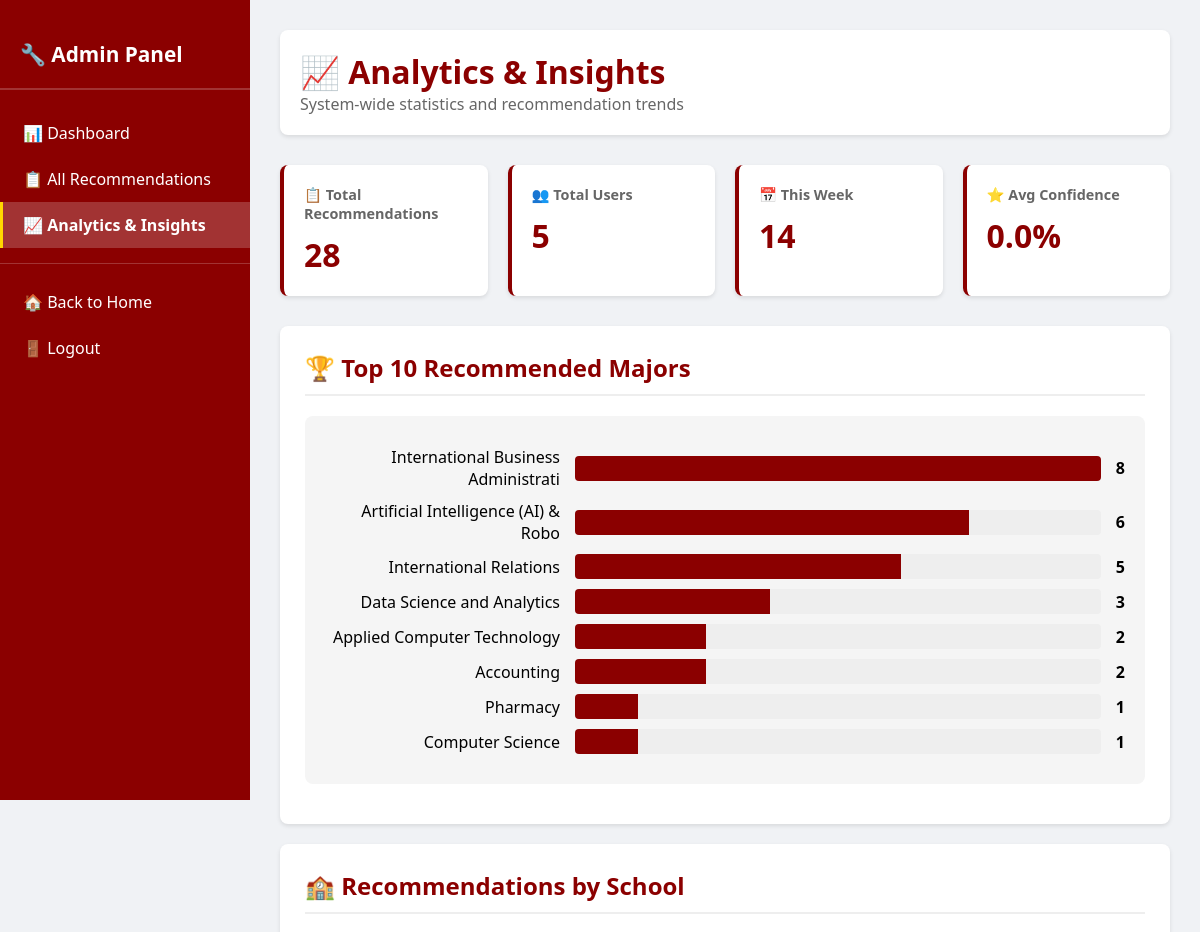
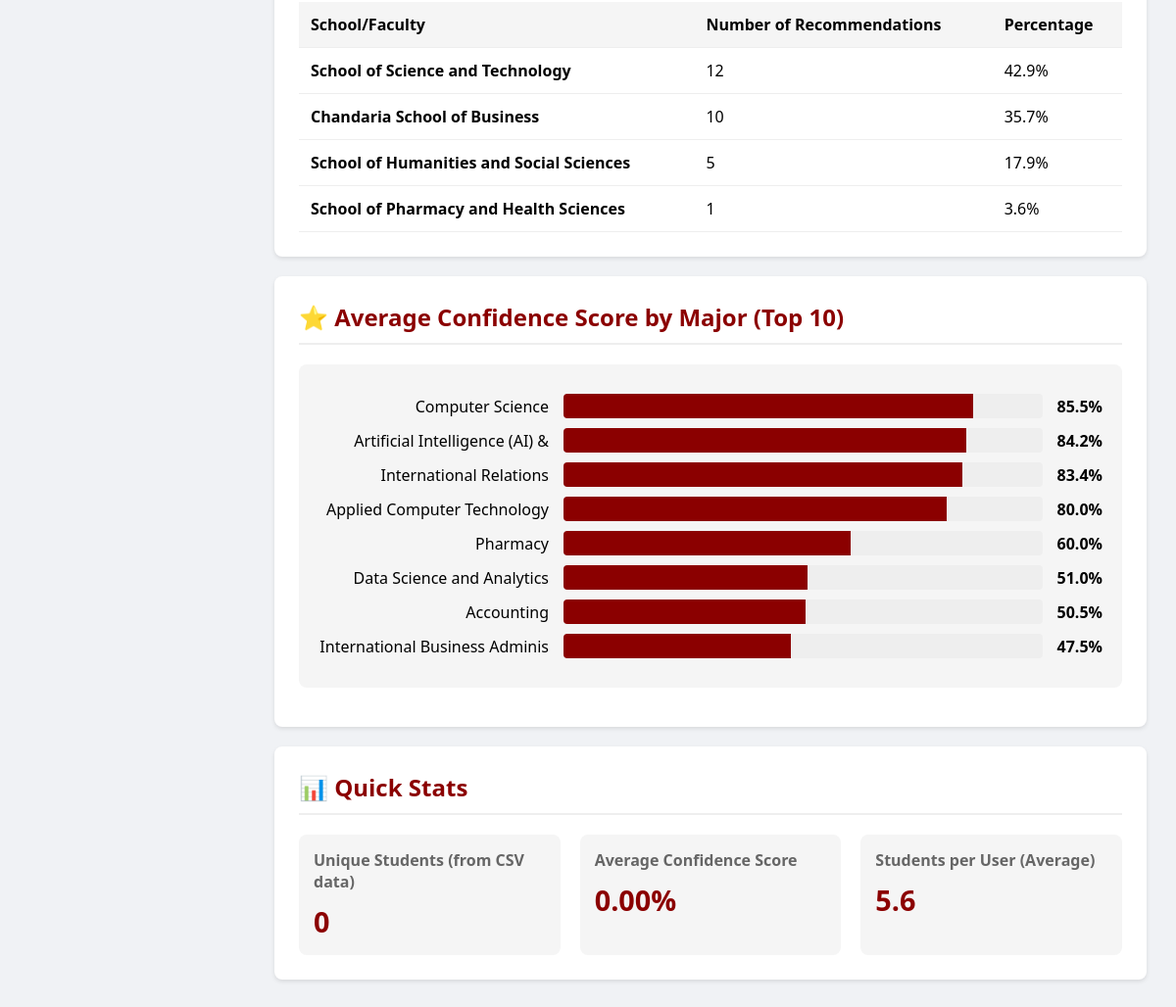
/admin/analytics (signed in), run on the app's committed database (2 pictures, top to bottom).
### app.py (models this page shows)
class Result(db.Model):
    id = db.Column(db.Integer, primary_key=True)
    major = db.Column(db.String(100), nullable=False)
    school = db.Column(db.String(100), nullable=False)
    confidence = db.Column(db.Float, nullable=False)
    timestamp = db.Column(db.DateTime, nullable=False, default=datetime.utcnow)
    user_id = db.Column(db.Integer, db.ForeignKey('user.id'), nullable=False)

### app.py (the view)
@app.route('/admin/analytics')
@login_required
def admin_analytics():
    if not current_user.is_admin:
        flash('Access Denied: Administrators only.', 'danger')
        return redirect(url_for('index'))
    total_recommendations = Result.query.count()
    total_users = User.query.count()
    top_majors = db.session.query(
        Result.major,
        func.count(Result.id).label('count')
    ).group_by(Result.major).order_by(desc(func.count(Result.id))).limit(10).all()
    top_schools = db.session.query(
        Result.school,
        func.count(Result.id).label('count')
    ).group_by(Result.school).order_by(desc(func.count(Result.id))).all()
    avg_confidence = db.session.query(
        Result.major,
        func.avg(Result.confidence).label('avg_conf')
    ).group_by(Result.major).order_by(desc(func.avg(Result.confidence))).limit(10).all()
    from datetime import timedelta
    week_ago = datetime.utcnow() - timedelta(days=7)
    recent_count = Result.query.filter(Result.timestamp >= week_ago).count()
    analytics_data = {
        'total_recommendations': total_recommendations,
        'total_users': total_users,
        'top_majors': top_majors,
        'top_schools': top_schools,
        'avg_confidence': avg_confidence,
        'last_week_count': recent_count,
        'csv_stats': get_recommendation_statistics()
    }
    return render_template('admin_analytics.html', analytics=analytics_data)

### app.py (called while the page is built)
@login_manager.user_loader
def load_user(user_id):
    return db.session.get(User, int(user_id))

### model_training.py (called while the page is built, shortened)
def get_recommendation_statistics():
    if not os.path.exists(DATA_FILE):
        return {
            'total_recommendations': 0,
            'message': 'No data collected yet.'
        }

### templates/admin_analytics.html (shortened to what this page needs)
<!DOCTYPE html>
<html lang="en">
<head>
</head>
<body>
<div class="admin-container">
    <div class="sidebar">
        <h2>🔧 Admin Panel</h2>
        <a href="{{ url_for('admin') }}" class="nav-item">📊 Dashboard</a>
        <a href="{{ url_for('admin_recommendations') }}" class="nav-item">📋 All Recommendations</a>
        <a href="{{ url_for('admin_analytics') }}" class="nav-item active">📈 Analytics & Insights</a>
        <hr style="border: none; border-top: 1px solid rgba(255,255,255,0.2); margin: 15px 0;">
        <a href="{{ url_for('index') }}" class="nav-item">🏠 Back to Home</a>
        <a href="{{ url_for('logout') }}" class="nav-item">🚪 Logout</a>
    </div>
    <div class="main-content">
        <div class="admin-header">
            <h1>📈 Analytics & Insights</h1>
            <p style="color: #666;">System-wide statistics and recommendation trends</p>
        </div>
        <div class="stats-grid">
            <div class="stat-card">
                <h3>📋 Total Recommendations</h3>
                <div class="value">{{ analytics.total_recommendations }}</div>
            </div>
            <div class="stat-card">
                <h3>👥 Total Users</h3>
                <div class="value">{{ analytics.total_users }}</div>
            </div>
            <div class="stat-card">
                <h3>📅 This Week</h3>
                <div class="value">{{ analytics.last_week_count }}</div>
            </div>
            <div class="stat-card">
                <h3>⭐ Avg Confidence</h3>
                <div class="value">{{ "%.1f"|format(analytics.csv_stats.avg_confidence or 0) }}%</div>
            </div>
        </div>
        <div class="content-section">
            <h2>🏆 Top 10 Recommended Majors</h2>
            {% if analytics.top_majors %}
                <div class="chart">
                    {% for major, count in analytics.top_majors %}
                        <div class="bar">
                            <div class="bar-label">{{ major[:35] }}</div>
                            <div class="bar-container">
                                <div class="bar-fill" style="width: {{ (count / analytics.top_majors[0][1] * 100)|int }}%"></div>
                            </div>
                            <div class="bar-value">{{ count }}</div>
                        </div>
                    {% endfor %}
                </div>
            {% else %}
                <p style="color: #999;">No data available</p>
            {% endif %}
        </div>
        <div class="content-section">
            <h2>🏫 Recommendations by School</h2>
            {% if analytics.top_schools %}
                <div class="table-responsive">
                    <table>
                        <thead>
                            <tr>
                                <th>School/Faculty</th>
                                <th>Number of Recommendations</th>
                                <th>Percentage</th>
                            </tr>
                        </thead>
                        <tbody>
                            {% for school, count in analytics.top_schools %}
                                <tr>
                                    <td><strong>{{ school }}</strong></td>
                                    <td>{{ count }}</td>
                                    <td>{{ "%.1f"|format((count / analytics.total_recommendations * 100) if analytics.total_recommendations > 0 else 0) }}%</td>
                                </tr>
                            {% endfor %}
                        </tbody>
                    </table>
                </div>
            {% else %}
                <p style="color: #999;">No data available</p>
            {% endif %}
        </div>
        <div class="content-section">
            <h2>⭐ Average Confidence Score by Major (Top 10)</h2>
            {% if analytics.avg_confidence %}
                <div class="chart">
                    {% for major, avg_conf in analytics.avg_confidence %}
                        <div class="bar">
                            <div class="bar-label">{{ major[:30] }}</div>
                            <div class="bar-container">
                                <div class="bar-fill" style="width: {{ avg_conf }}%"></div>
                            </div>
                            <div class="bar-value">{{ "%.1f"|format(avg_conf) }}%</div>
                        </div>
                    {% endfor %}
                </div>
            {% else %}
                <p style="color: #999;">No data available</p>
            {% endif %}
        </div>
        <div class="content-section">
            <h2>📊 Quick Stats</h2>
            <div style="display: grid; grid-template-columns: repeat(auto-fit, minmax(250px, 1fr)); gap: 20px;">
                <div style="padding: 15px; background: #f5f5f5; border-radius: 8px;">
                    <p style="color: #666; margin-bottom: 10px;"><strong>Unique Students (from CSV data)</strong></p>
                    <p style="font-size: 1.8em; color: #8B0000; font-weight: bold;">{{ analytics.csv_stats.unique_students or 0 }}</p>
                </div>
                <div style="padding: 15px; background: #f5f5f5; border-radius: 8px;">
                    <p style="color: #666; margin-bottom: 10px;"><strong>Average Confidence Score</strong></p>
                    <p style="font-size: 1.8em; color: #8B0000; font-weight: bold;">{{ "%.2f"|format(analytics.csv_stats.avg_confidence or 0) }}%</p>
                </div>
                <div style="padding: 15px; background: #f5f5f5; border-radius: 8px;">
                    <p style="color: #666; margin-bottom: 10px;"><strong>Students per User (Average)</strong></p>
                    {% if analytics.total_users > 0 %}
                        <p style="font-size: 1.8em; color: #8B0000; font-weight: bold;">{{ "%.1f"|format(analytics.total_recommendations / analytics.total_users) }}</p>
                    {% else %}
                        <p style="font-size: 1.8em; color: #8B0000; font-weight: bold;">--</p>
                    {% endif %}
                </div>
            </div>
        </div>
    </div>
</div>
</body>
</html>

### templates/admin_analytics.html (style rules this page uses)
* { margin: 0; padding: 0; box-sizing: border-box; }
body { font-family: 'Segoe UI', sans-serif; background-color: #f0f2f5; }
.admin-container { display: flex; min-height: 100vh; }
.sidebar { width: 250px; background-color: #8B0000; color: white; padding: 20px 0; position: fixed; height: 100vh; overflow-y: auto; }
.sidebar h2 { padding: 20px; font-size: 1.3em; border-bottom: 2px solid rgba(255,255,255,0.2); margin-bottom: 20px; }
.nav-item { padding: 12px 20px; text-decoration: none; display: block; color: white; border-left: 3px solid transparent; transition: all 0.3s; }
.nav-item.active { background-color: rgba(255,255,255,0.2); border-left-color: #FFD700; font-weight: bold; }
.main-content { margin-left: 250px; padding: 30px; width: calc(100% - 250px); }
.admin-header { background: white; padding: 20px; border-radius: 8px; margin-bottom: 30px; box-shadow: 0 2px 4px rgba(0,0,0,0.1); }
.admin-header h1 { color: #8B0000; }
.stats-grid { display: grid; grid-template-columns: repeat(auto-fit, minmax(200px, 1fr)); gap: 20px; margin-bottom: 30px; }
.stat-card { background: white; padding: 20px; border-radius: 8px; box-shadow: 0 2px 4px rgba(0,0,0,0.1); border-left: 4px solid #8B0000; }
.stat-card h3 { color: #666; font-size: 0.9em; margin-bottom: 10px; }
.stat-card .value { font-size: 2em; font-weight: bold; color: #8B0000; }
.content-section { background: white; padding: 25px; border-radius: 8px; box-shadow: 0 2px 4px rgba(0,0,0,0.1); margin-bottom: 20px; }
.content-section h2 { color: #8B0000; margin-bottom: 20px; padding-bottom: 10px; border-bottom: 2px solid #eee; }
table { width: 100%; border-collapse: collapse; margin-top: 15px; }
th, td { padding: 12px; text-align: left; border-bottom: 1px solid #eee; }
th { background-color: #f5f5f5; font-weight: 600; }
.chart { background: #f5f5f5; padding: 20px; border-radius: 8px; margin: 15px 0; }
.bar { display: flex; align-items: center; margin: 10px 0; }
.bar-label { width: 250px; text-align: right; padding-right: 15px; font-weight: 500; }
.bar-container { flex: 1; background: #eee; height: 25px; border-radius: 4px; overflow: hidden; }
.bar-fill { background: #8B0000; height: 100%; transition: width 0.3s; }
.bar-value { padding-left: 15px; font-weight: bold; }

### data on the page
Result: major "Pharmacy", {{ (count / analytics.top_majors[0][1] * 100)|int }} 12 (drawn), user "1", school "School of Pharmacy and Health Sciences", total_recommendations "3.6", confidence "60.0"
Result: major "Computer Science", {{ (count / analytics.top_majors[0][1] * 100)|int }} 12 (drawn), user "1", confidence "85.5"

### other printed values
{{ analytics.total_recommendations }} "28"
{{ analytics.total_users }} "5"
{{ analytics.last_week_count }} "14"
{{ "%.1f"|format(analytics.csv_stats.avg_confidence or 0) }} "0.0"
{{ major[:35] }} "International Business Administrati" "Artificial Intelligence (AI) & Robo" "International Relations" "Data Science and Analytics" "Applied Computer Technology" "Accounting"
{{ count }} "8" "6" "5" "3" "2" "2"
{{ school }} "School of Science and Technology" "Chandaria School of Business" "School of Humanities and Social Sciences"
{{ count }} "12" "10" "5"
{{ major[:30] }} "Artificial Intelligence (AI) &" "International Relations" "Applied Computer Technology" "Data Science and Analytics" "Accounting" "International Business Adminis"
{{ "%.1f"|format(avg_conf) }} "84.2" "83.4" "80.0" "51.0" "50.5" "47.5"
{{ analytics.csv_stats.unique_students or 0 }} "0"
{{ "%.2f"|format(analytics.csv_stats.avg_confidence or 0) }} "0.00"
{{ "%.1f"|format(analytics.total_recommendations / analytics.total_users) }} "5.6"
